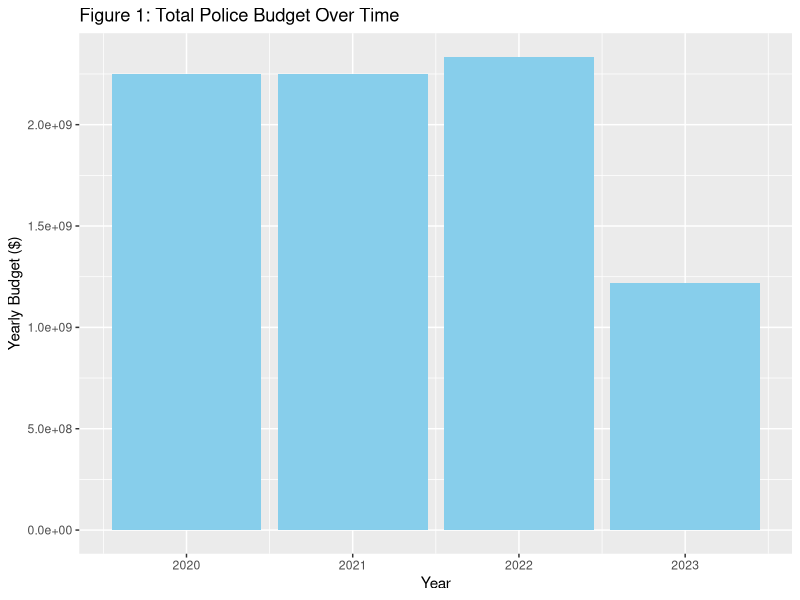
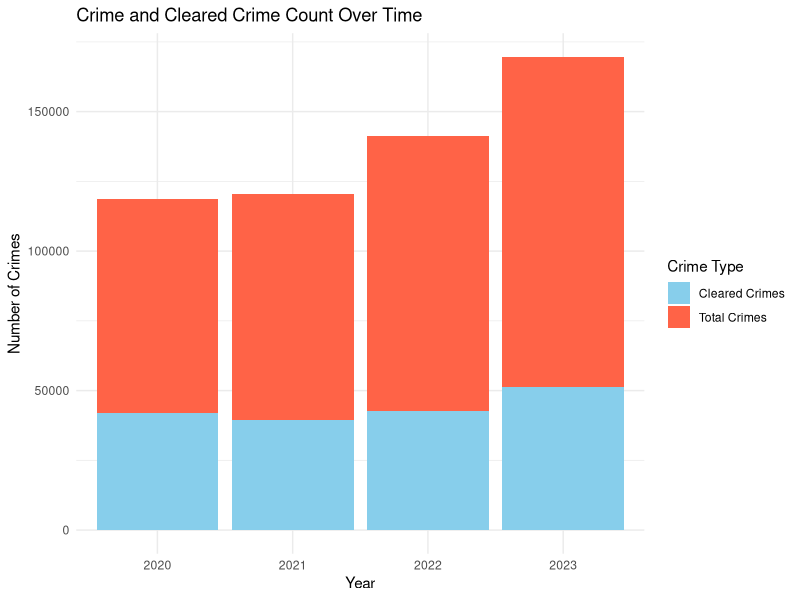

The R source for these figures, in order:
#### Preamble ####
# Purpose: Analyze Toronto Police Budget and Crime Rates Over Time
# Author: Yisu Hou
# Date: 21 September 2024
# Contact: yisu.hou@mail.utoronto.ca
# License: None
# Pre-requisites: None


#### Workspace setup ####
library(tidyverse)
library(knitr)
library(kableExtra)

#### Read data ####
data_bud <- read_csv("data/analysis_data/analysis_budget_data.csv")
data_cri <- read_csv("data/analysis_data/analysis_crime_data.csv")

### Model data ####
# table of yearly police budget over time
summary_table_bud <- data.frame(
  Year = c(2020, 2021, 2022, 2023),
  
  Yearly_Budget = c(sum(data_bud %>% filter(Fiscal_Year == 2020) %>%
                          select(Amount)),
                    sum(data_bud %>% filter(Fiscal_Year == 2021) %>%
                          select(Amount)),
                    sum(data_bud %>% filter(Fiscal_Year == 2022) %>%
                          select(Amount)),
                    sum(data_bud %>% filter(Fiscal_Year == 2023) %>%
                          select(Amount)))
)

summary_table_bud = summary_table_bud %>% mutate(
  Change_From_Last = case_when(
    Year == 2020 ~ NA,
    TRUE ~ Yearly_Budget - lag(Yearly_Budget)
  ),
  
  Percent_Change = case_when(
    Year == 2020 ~ NA,
    TRUE ~ round(100* ((Yearly_Budget - lag(Yearly_Budget))/
                                 lag(Yearly_Budget)), 2)
  )
)

# present the table using knitr
summary_table_bud %>%
  kable("html", col.names = c("Year", "Yearly Budget", 
                              "Change From Last", "Percent Change")) %>%
  kable_styling(bootstrap_options = c("striped",
                                      "hover", "condensed", "responsive"))

# table of number of crimes over time
summary_table_cri <- data.frame(
  Year = c(2020, 2021, 2022, 2023),
  
  Yearly_Crimes = c(sum(data_cri %>% filter(REPORT_YEAR == 2020) %>%
                          select(COUNT_)),
                    sum(data_cri %>% filter(REPORT_YEAR == 2021) %>%
                          select(COUNT_)),
                    sum(data_cri %>% filter(REPORT_YEAR == 2022) %>%
                          select(COUNT_)),
                    sum(data_cri %>% filter(REPORT_YEAR == 2023) %>%
                          select(COUNT_))),
  
  Cleared_Crimes = c(sum(data_cri %>% filter(REPORT_YEAR == 2020) %>%
                           select(COUNT_CLEARED)),
                     sum(data_cri %>% filter(REPORT_YEAR == 2021) %>%
                           select(COUNT_CLEARED)),
                     sum(data_cri %>% filter(REPORT_YEAR == 2022) %>%
                           select(COUNT_CLEARED)),
                     sum(data_cri %>% filter(REPORT_YEAR == 2023) %>%
                           select(COUNT_CLEARED)))
)

summary_table_cri <- summary_table_cri %>% mutate(
  Percentage_Cleared =  round(100*(Cleared_Crimes/Yearly_Crimes), 2)
)

# present the table using knitr
summary_table_cri %>%
  kable("html", col.names = c("Year", "Yearly Crimes", 
                              "Cleared Crimes", "Percent Cleared")) %>%
  kable_styling(bootstrap_options = c("striped",
                                      "hover", "condensed", "responsive"))


# graphs to show change in police budget and crime rates over time
ggplot(data = summary_table_bud, aes(x = Year, y = Yearly_Budget)) + 
  geom_bar(stat = "identity", fill = "skyblue") + 
  labs(
    title = "Figure 1: Total Police Budget Over Time",
    x = "Year",
    y = "Yearly Budget ($)"
  )


# plot for crime and cleared crime count over time
ggplot(summary_table_cri, aes(x = factor(Year))) + 
  # Plot total crime count as a full bar
  geom_bar(aes(y = Yearly_Crimes, fill = "Total Crimes"), stat = "identity",
           position = "stack") +
  
  # Overlay cleared crimes as a portion of the total crimes
  geom_bar(aes(y = Cleared_Crimes, fill = "Cleared Crimes"), 
           stat = "identity", position = "stack") +
  
  # Custom colors
  scale_fill_manual(values = c("Total Crimes" = "tomato", 
                               "Cleared Crimes" = "skyblue")) +
  
  # Labels and theme
  labs(
    title = "Crime and Cleared Crime Count Over Time",
    x = "Year",
    y = "Number of Crimes",
    fill = "Crime Type"
  ) +
  theme_minimal()
